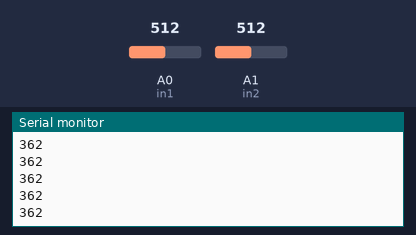
A sketch run on a simulated Arduino Uno, built with avr-gcc and run on an emulated ATmega328P. Shown: the last lines printed to the serial monitor. The inputs (shaded band) are chosen by the test bench; at power-on: A0 (in1) = 512, A1 (in2) = 512.

Above: at 1.2 s.
1.3 s: A0 (in1) set to 716
At 1.8 s:
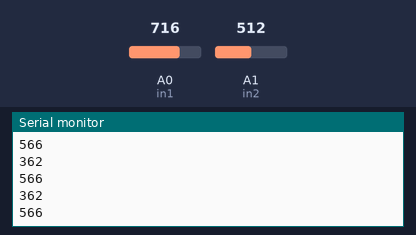
2.8 s: A1 (in2) set to 716
At 3.3 s:
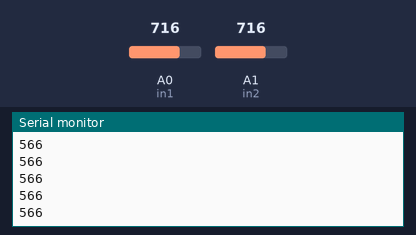
4.3 s: A0 (in1) set to 900
At 4.8 s:
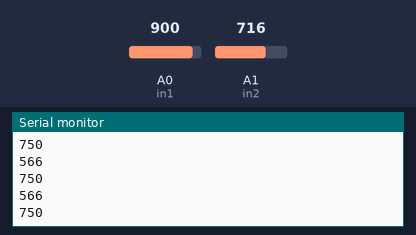
5.8 s: A1 (in2) set to 511
At 6.3 s:
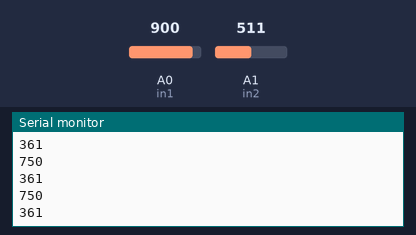
Timing chart, 0 to 8.3 s (numbered marks = the images above; inputs shaded):
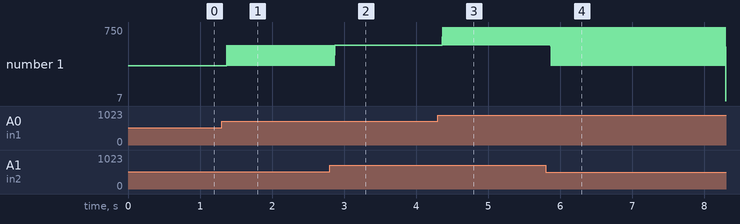

The sketch:

doorMechanism2.ino
```cpp
const int in1 = A0;
const int in2 = A1;

void setup() {
  Serial.begin(9600);
}

void loop() {
  Serial.println(analogRead(in1) - 150);
  Serial.println(analogRead(in2) - 150);
}
```

Measured:
- after the input at 1.3 s, the serial monitor: prints a new line after 0.07 s (image 1)
- after the input at 4.3 s, the serial monitor: prints a new line after 0.07 s (image 3)
- after the input at 5.8 s, the serial monitor: prints a new line after 0.07 s (image 4)
- plotted number 1: 362 → 566 after the input at 1.3 s
